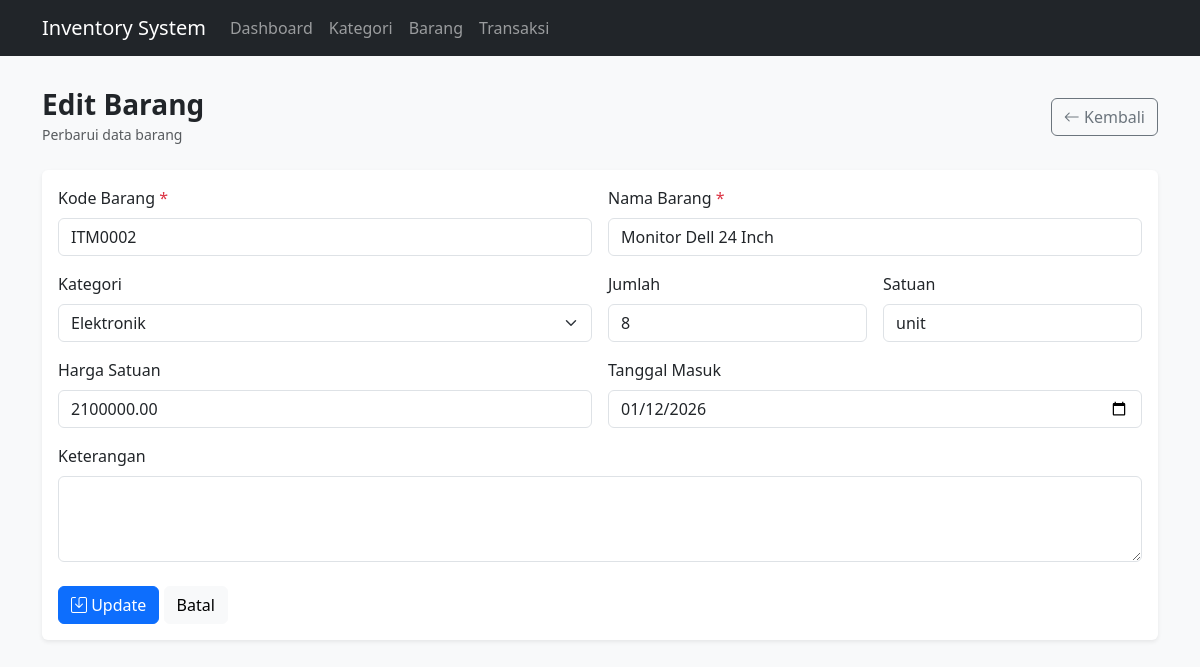
Page /items/edit/2 on the committed database.
### tables this page shows
CREATE TABLE items (
    id INT AUTO_INCREMENT PRIMARY KEY,
    code VARCHAR(20) NOT NULL UNIQUE,
    name VARCHAR(150) NOT NULL,
    category_id INT NULL,
    quantity INT NOT NULL DEFAULT 0,
    unit VARCHAR(20) NOT NULL DEFAULT 'unit',
    price DECIMAL(15,2) NOT NULL DEFAULT 0,
    entry_date DATE NULL,
    description TEXT,
    created_at TIMESTAMP DEFAULT CURRENT_TIMESTAMP,
    CONSTRAINT fk_items_category FOREIGN KEY (category_id)
    REFERENCES categories(id) ON DELETE SET NULL ON UPDATE CASCADE
);

CREATE TABLE categories (
    id INT AUTO_INCREMENT PRIMARY KEY,
    name VARCHAR(100) NOT NULL,
    description TEXT,
    created_at TIMESTAMP DEFAULT CURRENT_TIMESTAMP
);

### app/core/Controller.php (called while the page is built, shortened)
<?php
class Controller {
    public function view(string $view, array $data = []): void {
        extract($data);
        require ROOT_PATH . '/app/views/' . $view . '.php';
    }
    public function model(string $model) {
        return new $model();
    }
}

### app/controllers/ItemsController.php (called while the page is built, shortened)
<?php
class ItemsController extends Controller {
    public function edit(string $id = ''): void {
        $item = $this->model('Item')->find((int)$id);
        $this->view('items/edit', [
            'title'      => 'Edit Barang',
            'item'       => $item,
            'categories' => $this->model('Category')->all(),
        ]);
    }
}

### app/core/App.php (called while the page is built, shortened)
<?php
class App {
    protected string $method = 'index';
    public function __construct() {
        $url = $this->parseURL();
        if (!empty($url[0])) {
            $candidate = ucfirst($url[0]) . 'Controller';
            if (file_exists(ROOT_PATH . '/app/controllers/' . $candidate . '.php')) {
                unset($url[0]);
            } else {
                $this->notFound();
                return;
            }
        }
        $this->controller = new $this->controller();
        if (!empty($url[1])) {
            if (method_exists($this->controller, $url[1])) {
                $this->method = $url[1];
                unset($url[1]);
            } else {
                $this->notFound();
                return;
            }
        }
        $this->params = $url ? array_values($url) : [];
        call_user_func_array([$this->controller, $this->method], $this->params);
    }
    public function parseURL(): array {
        if (isset($_GET['url'])) {
            $url = rtrim($_GET['url'], '/');
            return explode('/', filter_var($url, FILTER_SANITIZE_URL));
        }
        return [];
    }
}

### public/index.php (called while the page is built, shortened)
<?php
require_once __DIR__ . '/../app/config/config.php';
require_once __DIR__ . '/../app/core/helpers.php';
spl_autoload_register(function ($class) {
    foreach (['core', 'controllers', 'models'] as $dir) {
        $file = ROOT_PATH . '/app/' . $dir . '/' . $class . '.php';
        if (file_exists($file)) {
            return;
        }
    }
});
$app = new App();

### app/core/Database.php (called while the page is built)
<?php
class Database {
    private static ?Database $instance = null;
    private PDO $pdo;
    private function __construct() {
        $dsn = 'mysql:host=' . DB_HOST . ';port=' . DB_PORT
            . ';dbname=' . DB_NAME . ';charset=utf8mb4';
        try {
            $this->pdo = new PDO($dsn, DB_USER, DB_PASS);
            $this->pdo->setAttribute(PDO::ATTR_ERRMODE, PDO::ERRMODE_EXCEPTION);
            $this->pdo->setAttribute(PDO::ATTR_DEFAULT_FETCH_MODE, PDO::FETCH_ASSOC);
        } catch (PDOException $e) {
            die('Koneksi database gagal: ' . $e->getMessage());
        }
    }
    public static function getInstance(): Database {
        return self::$instance ??= new self();
    }
    public function pdo(): PDO {
        return $this->pdo;
    }
}

### app/core/Model.php (called while the page is built, shortened)
<?php
class Model {
    protected PDO $db;
    protected string $table = '';
    public function __construct() {
        $this->db = Database::getInstance()->pdo();
    }
    public function find(int $id) {
        $stmt = $this->db->prepare("SELECT * FROM {$this->table} WHERE id = ?");
        $stmt->execute([$id]);
        return $stmt->fetch();
    }
}

### app/core/helpers.php (called while the page is built, shortened)
<?php
function e($value): string {
    return htmlspecialchars((string) $value, ENT_QUOTES, 'UTF-8');
}

### app/models/Category.php (called while the page is built, shortened)
<?php
class Category extends Model {
    public function all(): array {
        return $this->db->query(
            "SELECT c.*, (SELECT COUNT(*) FROM items i WHERE i.category_id = c.id) AS item_count
             FROM categories c ORDER BY c.name"
        )->fetchAll();
    }
}

### app/views/items/_form.php (the view, shortened to what this page needs)
<?php
$value = fn(string $key, $default = '') => e($item[$key] ?? $default);
$selectedCategory = $item['category_id'] ?? '';
?>
<div class="row g-3">
    <div class="col-md-6">
        <label class="form-label">Kode Barang <span class="text-danger">*</span></label>
        <input type="text" name="code" class="form-control"
               value="<?= e($item['code'] ?? ($code ?? '')) ?>" required>
    </div>
    <div class="col-md-6">
        <label class="form-label">Nama Barang <span class="text-danger">*</span></label>
        <input type="text" name="name" class="form-control"
               value="<?= $value('name') ?>" required>
    </div>
    <div class="col-md-6">
        <label class="form-label">Kategori</label>
        <select name="category_id" class="form-select">
            <?php foreach ($categories as $c): ?>
                <option value="<?= e($c['id']) ?>"
                    <?= (string) $selectedCategory === (string) $c['id'] ? 'selected' : '' ?>>
                    <?= e($c['name']) ?>
                </option>
            <?php endforeach; ?>
        </select>
    </div>
    <div class="col-md-3">
        <label class="form-label">Jumlah</label>
        <input type="number" name="quantity" class="form-control" min="0"
               value="<?= $value('quantity', 0) ?>">
    </div>
    <div class="col-md-3">
        <label class="form-label">Satuan</label>
        <input type="text" name="unit" class="form-control" placeholder="unit / pcs / box"
               value="<?= $value('unit', 'unit') ?>">
    </div>
    <div class="col-md-6">
        <label class="form-label">Harga Satuan</label>
        <input type="number" name="price" class="form-control" min="0" step="0.01"
               value="<?= $value('price', 0) ?>">
    </div>
    <div class="col-md-6">
        <label class="form-label">Tanggal Masuk</label>
        <input type="date" name="entry_date" class="form-control"
               value="<?= $value('entry_date') ?>">
    </div>
    <div class="col-12">
        <label class="form-label">Keterangan</label>
        <textarea name="description" rows="3" class="form-control"><?= $value('description') ?></textarea>
    </div>
</div>

### rows in the picture
items: code "ITM0002", name "Monitor Dell 24 Inch", category_id "Elektronik", quantity "8", unit "unit", price "2100000.00", entry_date "01/12/2026"

### other values in the picture
APP_NAME "Inventory System"
